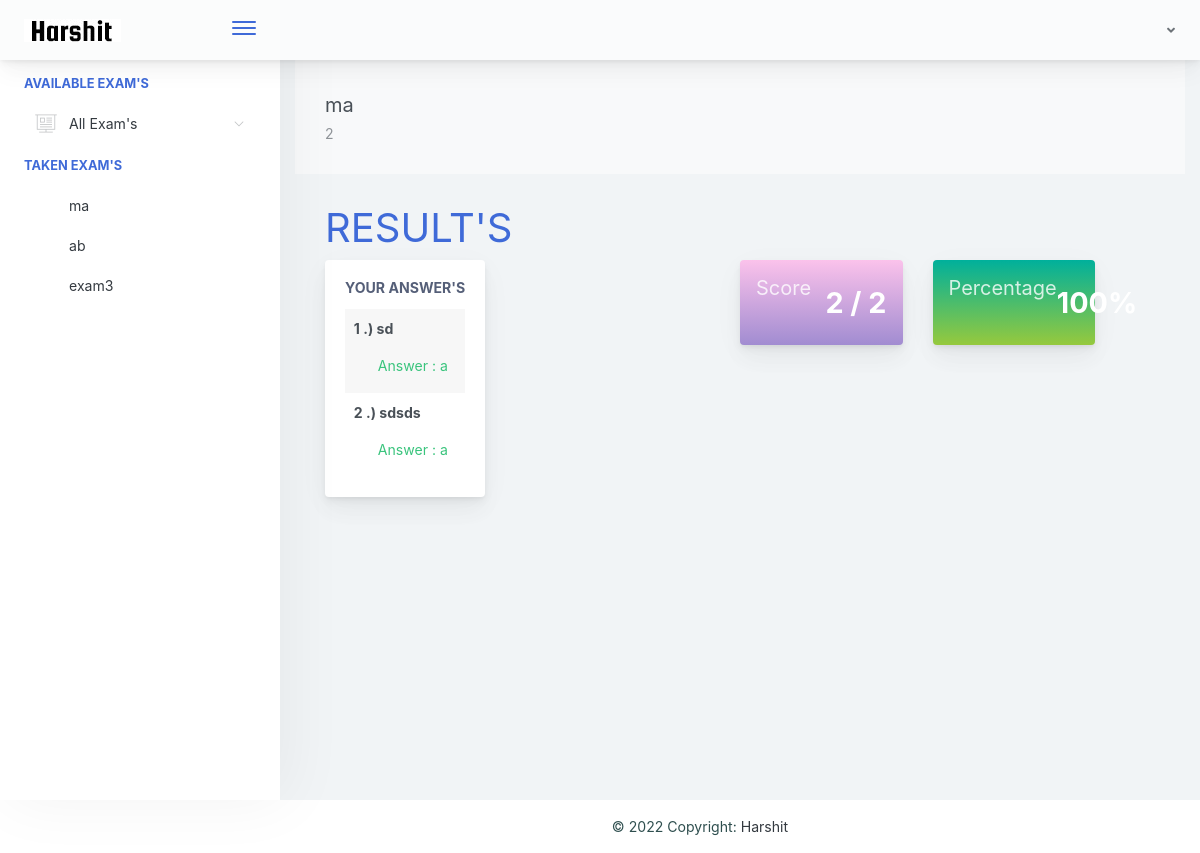
The app's page /home.php?page=result&id=28 (signed in) with its own data.
### tables this page shows
CREATE TABLE `exam_tbl` (
  `ex_id` int(11) NOT NULL,
  `cou_id` int(11) NOT NULL,
  `ex_title` varchar(1000) NOT NULL,
  `ex_time_limit` varchar(1000) NOT NULL,
  `ex_questlimit_display` int(11) NOT NULL,
  `ex_description` varchar(1000) NOT NULL,
  `ex_created` timestamp NOT NULL DEFAULT current_timestamp() ON UPDATE current_timestamp()
);

CREATE TABLE `exam_question_tbl` (
  `eqt_id` int(11) NOT NULL,
  `exam_id` int(11) NOT NULL,
  `exam_question` varchar(1000) NOT NULL,
  `exam_ch1` varchar(1000) NOT NULL,
  `exam_ch2` varchar(1000) NOT NULL,
  `exam_ch3` varchar(1000) NOT NULL,
  `exam_ch4` varchar(1000) NOT NULL,
  `exam_answer` varchar(1000) NOT NULL,
  `exam_status` varchar(1000) NOT NULL DEFAULT 'active',
  `exam_points` int(2) NOT NULL,
  `pass_points` int(3) NOT NULL
);

CREATE TABLE `exam_answers` (
  `exans_id` int(11) NOT NULL,
  `axmne_id` int(11) NOT NULL,
  `exam_id` int(11) NOT NULL,
  `quest_id` int(11) NOT NULL,
  `exans_answer` varchar(1000) NOT NULL,
  `exans_status` varchar(1000) NOT NULL DEFAULT 'new',
  `exans_created` timestamp NOT NULL DEFAULT current_timestamp() ON UPDATE current_timestamp()
);

### query/selectData.php (called while the page is built, shortened)
<?php
$exmneId = $_SESSION['examineeSession']['exmne_id'];
 ?>

### pages/result.php (the view)
 <?php
    $examId = $_GET['id'];
    $selExam = $conn->query("SELECT * FROM exam_tbl WHERE ex_id='$examId' ")->fetch(PDO::FETCH_ASSOC);
 ?>
<div class="app-main__outer">
<div class="app-main__inner">
    <div id="refreshData">
    <div class="col-md-12">
        <div class="app-page-title">
            <div class="page-title-wrapper">
                <div class="page-title-heading">
                    <div>
                        <?php
                         if(isset($selExam['ex_title']))
                         echo $selExam['ex_title'];
                         ?>
                          <div class="page-title-subheading">
                            <?php
                            if(isset($selExam['ex_description']))
                            echo $selExam['ex_description']; ?>
                          </div>
                    </div>
                </div>
            </div>
        </div>
        <div class="row col-md-12">
            <h1 class="text-primary">RESULT'S</h1>
        </div>
        <div class="row col-md-6 float-left">
            <div class="main-card mb-3 card">
                <div class="card-body">
                    <h5 class="card-title">Your Answer's</h5>
                    <table class="align-middle mb-0 table table-borderless table-striped table-hover" id="tableList">
                    <?php
                        $selQuest = $conn->query("SELECT * FROM exam_question_tbl eqt INNER JOIN exam_answers ea ON eqt.eqt_id = ea.quest_id WHERE eqt.exam_id='$examId' AND ea.axmne_id='$exmneId' AND ea.exans_status='new' ");
                        $i = 1;
                        while ($selQuestRow = $selQuest->fetch(PDO::FETCH_ASSOC)) { ?>
                            <tr>
                                <td>
                                    <b><p><?php echo $i++; ?> .) <?php echo $selQuestRow['exam_question']; ?></p></b>
                                    <label class="pl-4 text-success">
                                        Answer :
                                        <?php
                                            if($selQuestRow['exam_answer'] != $selQuestRow['exans_answer'])
                                            { ?>
                                                <span style="color:red"><?php echo $selQuestRow['exans_answer']; ?></span>
                                            <?PHP }
                                            else
                                            { ?>
                                                <span class="text-success"><?php echo $selQuestRow['exans_answer']; ?></span>
                                            <?php }
                                         ?>
                                    </label>
                                </td>
                            </tr>
                        <?php }
                     ?>
                     </table>
                </div>
            </div>
        </div>
        <div class="col-md-6 float-left">
            <div class="col-md-6 float-left">
            <div class="card mb-3 widget-content bg-night-fade">
                <div class="widget-content-wrapper text-white">
                    <div class="widget-content-left">
                        <div class="widget-heading"><h5>Score</h5></div>
                        <div class="widget-subheading" style="color: transparent;">/</div>
                    </div>
                    <div class="widget-content-right">
                        <div class="widget-numbers text-white">
                            <?php
                                $selScore = $conn->query("SELECT * FROM exam_question_tbl eqt INNER JOIN exam_answers ea ON eqt.eqt_id = ea.quest_id AND eqt.exam_answer = ea.exans_answer  WHERE ea.axmne_id='$exmneId' AND ea.exam_id='$examId' AND ea.exans_status='new' ");
                            ?>
                            <span>
                                <?php echo $selScore->rowCount(); ?>
                                <?php
                                    $over  = $selExam['ex_questlimit_display'];
                                 ?>
                            </span> / <?php if(isset($over)) echo $over; ?>
                        </div>
                    </div>
                </div>
            </div>
            </div>
            <div class="col-md-6 float-left">
            <div class="card mb-3 widget-content bg-happy-green">
                <div class="widget-content-wrapper text-white">
                    <div class="widget-content-left">
                        <div class="widget-heading"><h5>Percentage</h5></div>
                        <div class="widget-subheading" style="color: transparent;">/</div>
                        </div>
                        <div class="widget-content-right">
                        <div class="widget-numbers text-white">
                            <?php
                                $selScore = $conn->query("SELECT * FROM exam_question_tbl eqt INNER JOIN exam_answers ea ON eqt.eqt_id = ea.quest_id AND eqt.exam_answer = ea.exans_answer  WHERE ea.axmne_id='$exmneId' AND ea.exam_id='$examId' AND ea.exans_status='new' ");
                            ?>
                            <span>
                                <?php
                                    $score = $selScore->rowCount();
                                    if(isset($over))
                                    {$ans = $score / $over * 100;
                                    echo "$ans";
                                    }echo "%";
                                 ?>
                            </span>
                        </div>
                    </div>
                </div>
            </div>
            </div>
        </div>
    </div>
    </div>
</div>

### includes/sidebar.php (shortened to what this page needs)
<div class="app-sidebar sidebar-shadow">
        <div class="scrollbar-sidebar">
        <div class="app-sidebar__inner">
            <ul class="vertical-nav-menu">
                <li class="app-sidebar__heading">AVAILABLE EXAM'S</li>
                <li>
                <a href="#">
                     <i class="metismenu-icon pe-7s-display2"></i>
                     All Exam's
                    <i class="metismenu-state-icon pe-7s-angle-down caret-left"></i>
                </a>
                </li>
                 <li class="app-sidebar__heading">TAKEN EXAM'S</li>
                <li>
                  <?php
                    $selTakenExam = $conn->query("SELECT * FROM exam_tbl et INNER JOIN exam_attempt ea ON et.ex_id = ea.exam_id WHERE exmne_id='$exmneId' ORDER BY ea.examat_id  ");
                    if($selTakenExam->rowCount() > 0)
                    {
                        while ($selTakenExamRow = $selTakenExam->fetch(PDO::FETCH_ASSOC)) { ?>
                            <a href="home.php?page=result&id=<?php echo $selTakenExamRow['ex_id']; ?>" >
                                <?php echo $selTakenExamRow['ex_title']; ?>
                            </a>
                        <?php }
                    }
                    else
                    { ?>
                        <a href="#" class="pl-3">You are not taking exam yet</a>
                    <?php }
                   ?>
                </li>
            </ul>
        </div>
    </div>
</div>

### records on screen
exam_tbl: ex_title "ma", ex_description "2", ex_questlimit_display "2", ex_questlimit_display "100"
exam_tbl: ex_title "ab"
exam_tbl: ex_title "exam3"
exam_question_tbl: exam_question "sd", exam_answers.exans_answer "a"
exam_question_tbl: exam_question "sdsds", exam_answers.exans_answer "a"

### other values on screen
$selScore->rowCount() "2"
